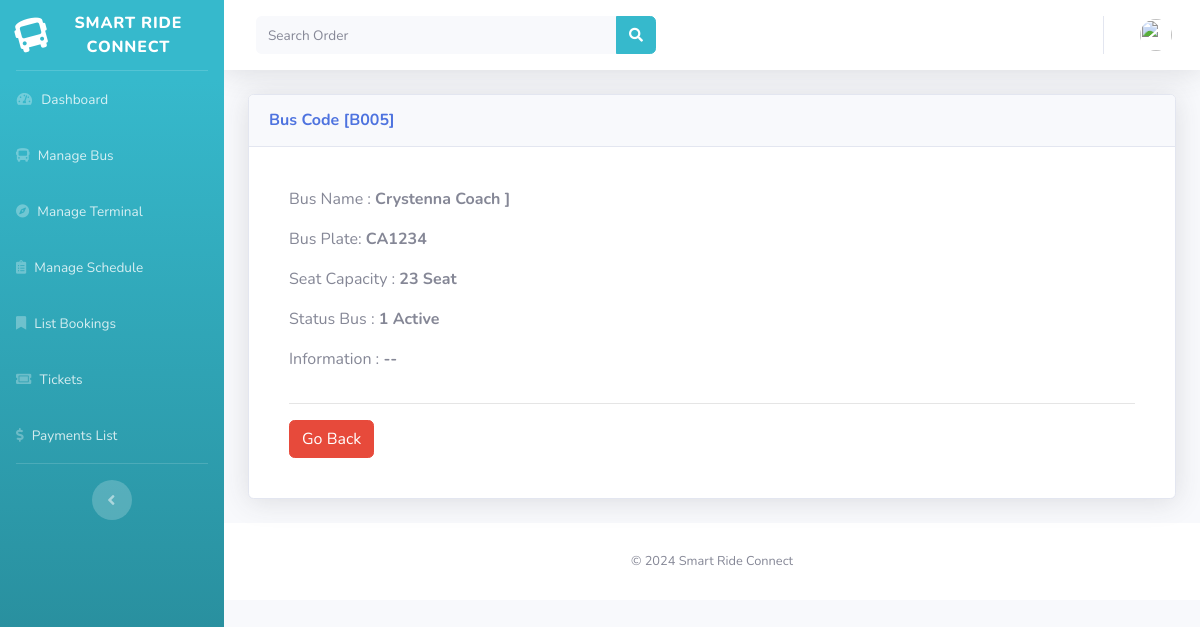
The page /backend/bus/viewbus/B005 on the database its author committed.
### tables this page shows
CREATE TABLE `tbl_bus` (
  `kd_bus` varchar(50) NOT NULL,
  `nama_bus` varchar(50) DEFAULT NULL,
  `plat_bus` varchar(50) DEFAULT NULL,
  `kapasitas_bus` int(13) DEFAULT NULL,
  `status_bus` int(1) DEFAULT NULL,
  `desc_bus` varchar(50) DEFAULT NULL
);

### application/controllers/backend/Bus.php (called while the page is built, shortened)
<?php
class Bus extends CI_Controller {
	function __construct(){
		$this->load->model('getkod_model');
	}
	public function viewbus($id=''){
		$data['title'] = "View Bus";
		$data['bus'] = $this->db->query("SELECT * FROM tbl_bus WHERE kd_bus = '".$id."'")->row_array();
		$this->load->view('backend/view_bus', $data);
	}
}

### index.php (called while the page is built, shortened)
<?php
require_once BASEPATH.'core/CodeIgniter.php';

### application/views/backend/view_bus.php (the view, shortened to what this page needs)
<!DOCTYPE html>
<html lang="en">
  <head>
  </head>
  <body id="page-top">
    <div class="container-fluid">
      <div class="card shadow mb-4">
        <div class="card-header py-3">
          <h6 class="m-0 font-weight-bold text-primary">Bus Code [<?= $bus['kd_bus']; ?>]  </h6>
        </div>
        <div class="card-body">
            <div class="card-body">
              <div class="row">
                <div class="col-sm-6">
                  <p>Bus Name : <b> <?= $bus['nama_bus']?>]</b></p>
                  <p>Bus Plate: <b><?= strtoupper($bus['plat_bus']) ?></b></p>
                  <p>Seat Capacity : <b><?= $bus['kapasitas_bus']; ?> Seat</b></p>
                  <p>Status Bus    : <b><?= $bus['status_bus'] ?></td>
                  <?php if ($bus['status_bus'] == '1') { ?>
                    <td class="btn-success"> Active</td>
                    <?php } else { ?>
                    <td class="btn-danger">InActive</td>
                  <?php } ?></b></p>
                  <p>Information : <b><?= $bus['desc_bus'] ?></b></p>
                </div>
                <div class="col-sm-6">
                </div>
            </div>
            <hr>
            <a class="btn btn-danger" href="javascript:history.back()"> Go Back</a>
          </div>
      </div>
    </div>
  </div>
</body>
</html>

### application/views/backend/view_bus.php (style rules this page uses)
body { font-family: Arial, Helvetica, sans-serif; }

### rows shown on the page
tbl_bus: kd_bus "B005", nama_bus "Crystenna Coach", plat_bus "CA1234", kapasitas_bus "23", status_bus "1", desc_bus "--"
